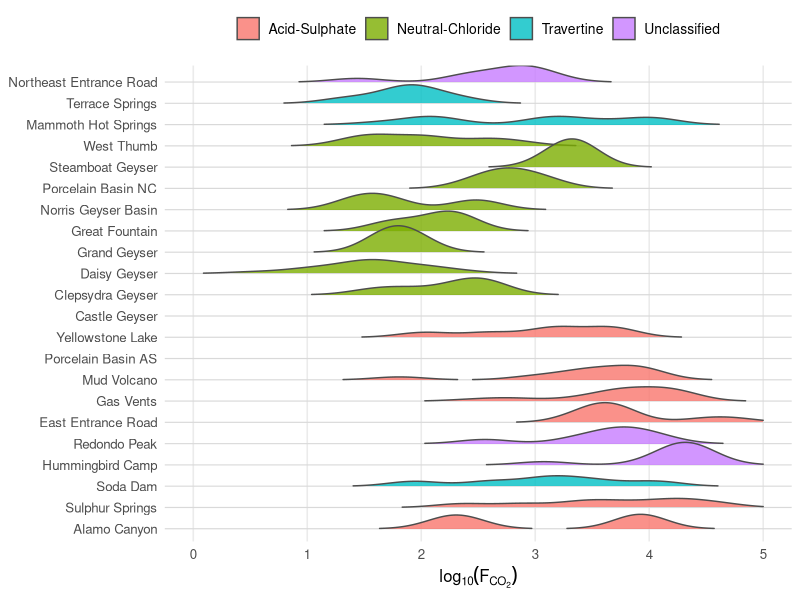

R code for this plot: (Note: this script raises an error after producing the figure.)
## ---- chunk 1
library(tidyverse)
library(ggplot2)
library(ggridges)
## ---- chunk 2
df <- readr::read_csv("BothCalderasFluxesIsotopes.csv",
                      show_col_types = FALSE)

# Keep only the variables needed for plotting and ensure consistent types
plot_df <- df %>%
  transmute(
    Caldera = as.factor(Caldera),
    Site_Name = as.factor(Site_Name),
    Soil_Type = as.factor(Soil_Type),
    log10FCO2 = as.numeric(log10FCO2),
    log10FCH4 = as.numeric(log10FCH4)
  )

# Create a single, consistent vertical ordering for sites:
# grouped by Caldera, then Soil_Type, then Site_Name
site_order <- plot_df %>%
   distinct(Caldera, Soil_Type, Site_Name) %>%
  arrange(Caldera, Soil_Type, Site_Name) %>%
  mutate(Site_Name = as.character(Site_Name)) %>%
  pull(Site_Name)

plot_df <- plot_df %>%
  mutate(
    Site_Name = factor(as.character(Site_Name), levels = site_order)
  )

# Y positions for guideline separators (one per site level)
guidelines <- tibble(Site_Name = levels(plot_df$Site_Name))
## ---- chunk 3
ridge_theme <- theme_minimal(base_size = 12) +
  theme(
    plot.title = element_blank(), # explicit: no title
    legend.position = "top",
    legend.direction = "horizontal",
    legend.box = "horizontal",
    legend.title = element_blank(),
    # Force legend onto one line when possible
    legend.text = element_text(size = 10),
    panel.grid.major.y = element_blank(), # we'll draw our own site separators
    panel.grid.minor = element_blank()
  )

## ---- chunk 4
p_co2 <- ggplot(
  plot_df %>% filter(is.finite(log10FCO2)),
  aes(x = log10FCO2, y = Site_Name, fill = Soil_Type)
) +
  # Guidelines separating sites
  geom_hline(
    data = guidelines,
    aes(yintercept = 1:length(site_order)),
    inherit.aes = FALSE,
    color = "grey85",
    linewidth = 0.4
  ) +
  # Kernel density ridgelines
  geom_density_ridges(
    scale = 1.2,
    alpha = 0.8,
    color = "grey30",
    size = 0.2,
    rel_min_height = 0.01
  ) +
  coord_cartesian(xlim = c(0, 5)) +
  scale_x_continuous(limits = c(0, 5)) +
  guides(fill = guide_legend(nrow = 1, byrow = TRUE)) +
  labs(x = expression(log[10](F[CO[2]])), y = NULL) +
  ridge_theme
print(p_co2)
## ---- chunk 5
# The filter step below changes the number of riddges, so I need to
# recalculate the number of ridges
ch4plot_df <- filter(is.finite(log10FCH4))
p_ch4 <- ggplot(
  plot_df %>% filter(is.finite(log10FCH4)),
  aes(x = log10FCH4, y = Site_Name, fill = Soil_Type)
) +
  # Guidelines separating sites
  geom_hline(
    data = guidelines,
    aes(yintercept = 1:length(site_order)),
    inherit.aes = FALSE,
    color = "grey85",
    linewidth = 0.4
  ) +
  # Kernel density ridgelines
  geom_density_ridges(
    scale = 1.2,
    alpha = 0.8,
    color = "grey30",
    size = 0.2,
    rel_min_height = 0.01
  ) +
  coord_cartesian(xlim = c(-4, 2)) +
  scale_x_continuous(limits = c(-4, 2)) +
  guides(fill = guide_legend(nrow = 1, byrow = TRUE)) +
  labs(x = expression(log[10](F[CH[4]])), y = NULL) +
  ridge_theme
print(p_ch4)

## ---- chunk 6
# CO2
ggsave("ridgeline_log10FCO2.png", plot = p_co2, width = 9, height = 10, dpi = 300)
ggsave("ridgeline_log10FCO2.svg", plot = p_co2, width = 9, height = 10)

# CH4
ggsave("ridgeline_log10FCH4.png", plot = p_ch4, width = 9, height = 10, dpi = 300)
ggsave("ridgeline_log10FCH4.svg", plot = p_ch4, width = 9, height = 10)
